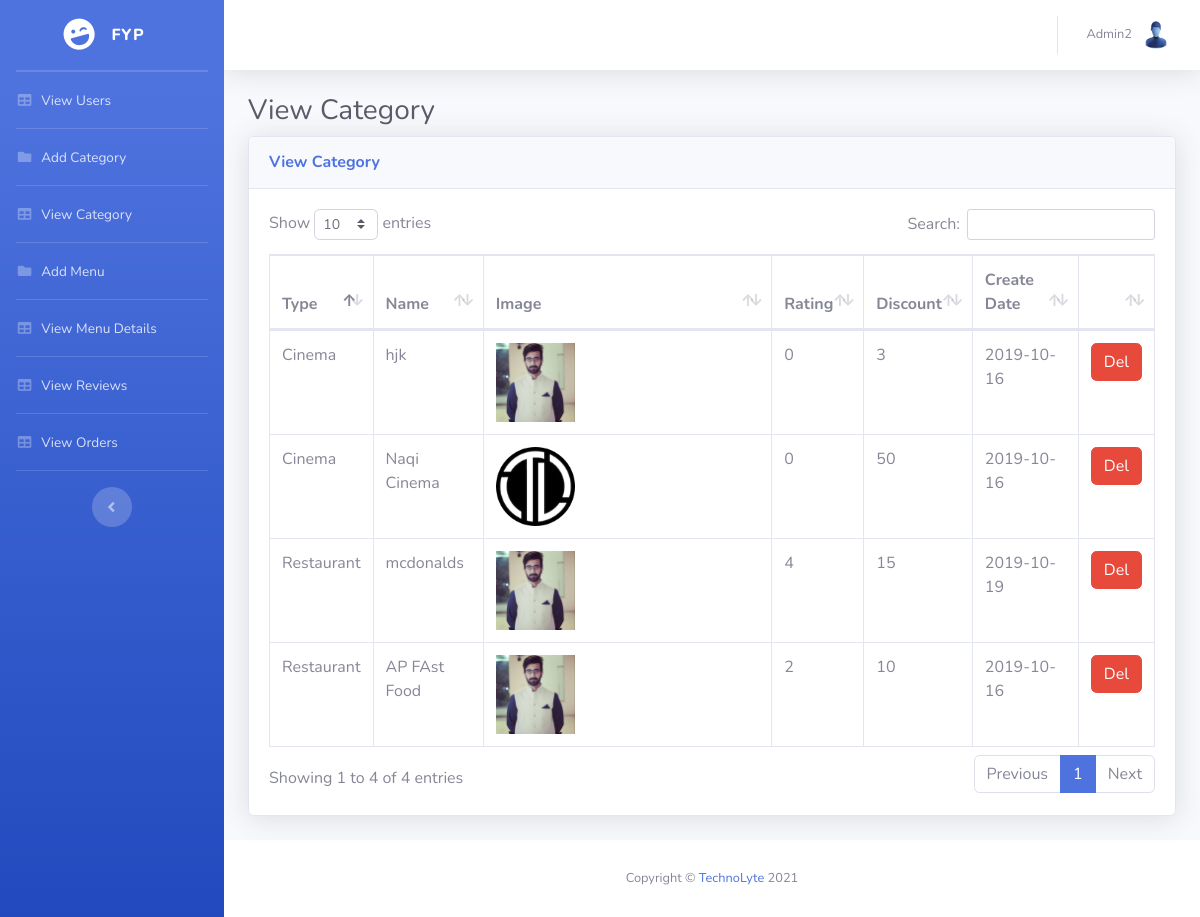
Screenshot of /viewcategory.php (signed in) with the database file from the repository.
### tables this page shows
CREATE TABLE `category` (
  `id` int(11) NOT NULL,
  `type` int(11) NOT NULL,
  `name` text NOT NULL,
  `rating` int(11) NOT NULL,
  `lat` double NOT NULL,
  `lng` double NOT NULL,
  `image` text NOT NULL,
  `discount` int(11) NOT NULL,
  `createdate` date NOT NULL
);

### viewcategory.php (the view, shortened to what this page needs)
<?php
include_once 'includes/conn.php';
?>
<!DOCTYPE html>
<html lang="en">
<head>
  <link href="vendor/fontawesome-free/css/all.min.css" rel="stylesheet" type="text/css">
  <link href="css/sb-admin-2.min.css" rel="stylesheet">
  <link href="vendor/datatables/dataTables.bootstrap4.min.css" rel="stylesheet">
</head>
<body id="page-top">
  <div id="wrapper">
	<?php include_once 'includes/sidebar.php' ; ?>
    <div id="content-wrapper" class="d-flex flex-column">
      <div id="content">
		<?php include_once 'includes/header.php'; ?>
        <div class="container-fluid">
          <h1 class="h3 mb-2 text-gray-800">View Category</h1>
          <div class="card shadow mb-4">
            <div class="card-header py-3">
              <h6 class="m-0 font-weight-bold text-primary">View Category</h6>
            </div>
            <div class="card-body">
              <div class="table-responsive">
                <table class="table table-bordered" id="dataTable" width="100%" cellspacing="0">
                  <thead>
                    <tr>
                      <th>Type</th>
                      <th>Name</th>
                      <th>Image</th>
                      <th>Rating</th>
                      <th>Discount</th>
                      <th>Create Date</th>
					  <th></th>
                    </tr>
                  </thead>
                  <tbody>
                   <?php
						$sql="select * from category order by id desc";
						$result= mysqli_query($conn, $sql);
						if(mysqli_num_rows($result)>0){
							while($row=mysqli_fetch_assoc($result)){
								echo "<tr>";
								if($row['type']==1)
    								echo "<td>Restaurant</td>";
								else
									echo "<td>Cinema</td>";
								echo "<td>".$row['name']."</td>";
								echo "<td><img src='".$row['image']."' width='30%' ></td>";
								echo "<td>".$row['rating']."</td>";
								echo "<td>".$row['discount']."</td>";
								echo "<td>".$row['createdate']."</td>";
								echo "<td><form method='post' ><input type='hidden' name='deleteid' value='".$row['id']."' > <input type='submit' class='btn btn-danger' name='deletesubmit' value='Del' ></form></td>";
								echo "</tr>";
							}
						}
				   ?>
                  </tbody>
                </table>
              </div>
            </div>
          </div>
        </div>
      </div>
<?php include_once 'includes/footer.php'; ?>
    </div>
  </div>
</body>
</html>

### includes/sidebar.php
 <ul class="navbar-nav bg-gradient-primary sidebar sidebar-dark accordion" id="accordionSidebar">
   <a class="sidebar-brand d-flex align-items-center justify-content-center" href="index.php">
     <div class="sidebar-brand-icon rotate-n-15">
       <i class="fas fa-laugh-wink"></i>
     </div>
     <div class="sidebar-brand-text mx-3">FYP  <sup></sup></div>
   </a>
   <hr class="sidebar-divider my-0">
   <?php if($_SESSION['role']==1){ ?>
<hr class="sidebar-divider my-0">
<li class="nav-item">
     <a class="nav-link" href="viewusers.php">
        <i class="fas fa-fw fa-table"></i>
       <span>View Users</span></a>
   </li>
<hr class="sidebar-divider my-0">
<?php } ?>
 <li class="nav-item">
     <a class="nav-link" href="addcategory.php">
       <i class="fas fa-fw fa-folder"></i>
       <span>Add Category</span></a>
   </li>
   <hr class="sidebar-divider my-0">
   <li class="nav-item">
     <a class="nav-link" href="viewcategory.php">
       <i class="fas fa-fw fa-table"></i>
       <span>View Category</span></a>
   </li>
   <hr class="sidebar-divider my-0">
 <li class="nav-item">
     <a class="nav-link" href="addmenudetails.php">
       <i class="fas fa-fw fa-folder"></i>
       <span>Add Menu</span></a>
   </li>
   <hr class="sidebar-divider my-0">
   <li class="nav-item">
     <a class="nav-link" href="viewmenudetails.php">
       <i class="fas fa-fw fa-table"></i>
       <span>View Menu Details</span></a>
   </li>
   <hr class="sidebar-divider my-0">
   <li class="nav-item">
     <a class="nav-link" href="viewreviews.php">
       <i class="fas fa-fw fa-table"></i>
       <span>View Reviews</span></a>
   </li>
<hr class="sidebar-divider my-0">
   <li class="nav-item">
     <a class="nav-link" href="vieworders.php">
       <i class="fas fa-fw fa-table"></i>
       <span>View Orders</span></a>
   </li>
   <hr class="sidebar-divider d-none d-md-block">
   <div class="text-center d-none d-md-inline">
     <button class="rounded-circle border-0" id="sidebarToggle"></button>
   </div>
 </ul>

### includes/header.php (shortened to what this page needs)
<nav class="navbar navbar-expand navbar-light bg-white topbar mb-4 static-top shadow">
  <ul class="navbar-nav ml-auto">
    <li class="nav-item dropdown no-arrow">
      <a class="nav-link dropdown-toggle" href="#" id="userDropdown" role="button" data-toggle="dropdown" aria-haspopup="true" aria-expanded="false">
        <span class="mr-2 d-none d-lg-inline text-gray-600 small"><?php echo $_SESSION['name']; ?></span>
        <img class="img-profile rounded-circle" src="img/account-icon.jpeg">
      </a>
    </li>
  </ul>
</nav>

### includes/footer.php
<footer class="sticky-footer bg-white">
  <div class="container my-auto">
    <div class="copyright text-center my-auto">
      <span>Copyright &copy; <a href='http://technolyte.com' >TechnoLyte </a> <?php echo date('Y'); ?></span>
    </div>
  </div>
</footer>

### rows the page displays
category: type "Restaurant", name "mcdonalds", image (picture), rating "4", discount "15", createdate "2019-10-19"
category: type "Cinema", name "hjk", image (picture), rating "0", discount "3", createdate "2019-10-16"
category: type "Cinema", name "Naqi Cinema", image (picture), rating "0", discount "50", createdate "2019-10-16"
category: type "Restaurant", name "AP FAst Food", image (picture), rating "2", discount "10", createdate "2019-10-16"

### other values shown
$_SESSION['name'] "Admin2"
